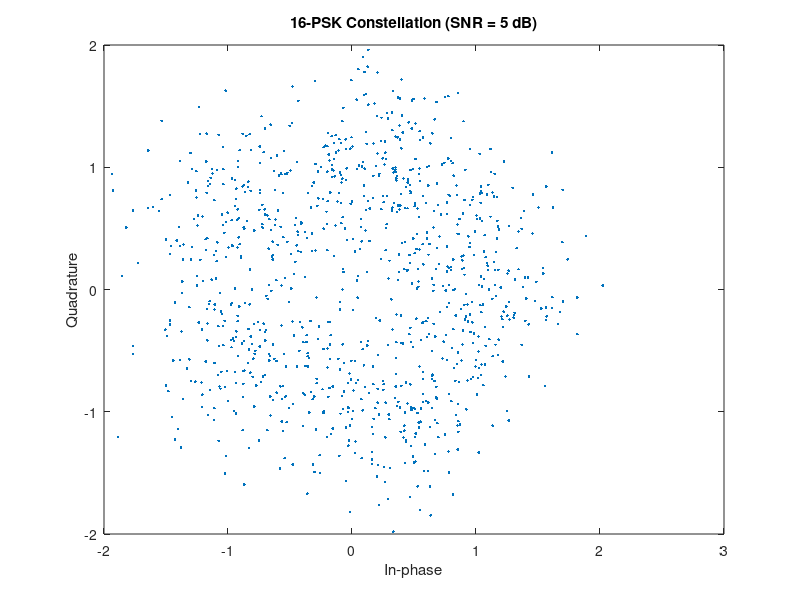

The MATLAB script that drew this image: (Note: this script raises an error after producing the figure.)
clc;
clear all;
close all;

% Comparison of Constellation diagrams of 16-PSK and 16-QAM 
% in presence of noise

M = input('Enter modulation order (e.g., 16 for 16-PSK/QAM): ');
SNR = input('Enter SNR in dB: ');

% Generate random symbols
x1 = randi([0 M-1], 1000, 1);

%% ----- 16-PSK -----
y1 = pskmod(x1, M);
y1n = awgn(y1, SNR, 'measured');
figure;
scatterplot(y1n);
title(['16-PSK Constellation (SNR = ', num2str(SNR), ' dB)']);

y1r = pskdemod(y1n, M);
[num_error_psk, er_rate_psk] = symerr(x1, y1r);
fprintf('16-PSK Symbol Errors = %d, Error Rate = %f\n', num_error_psk, er_rate_psk);

%% ----- 16-QAM -----
y2 = qammod(x1, M);
y2n = awgn(y2, SNR, 'measured');
figure;
scatterplot(y2n);
title(['16-QAM Constellation (SNR = ', num2str(SNR), ' dB)']);

y2r = qamdemod(y2n, M);
[num_error_qam, er_rate_qam] = symerr(x1, y2r);
fprintf('16-QAM Symbol Errors = %d, Error Rate = %f\n', num_error_qam, er_rate_qam);
